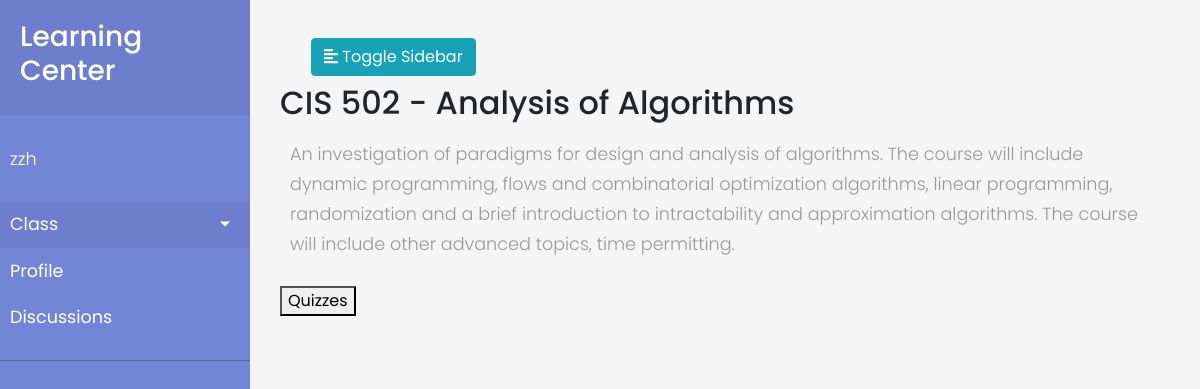
/courses/1/ (signed in), run on the app's committed database.
### accounts/models.py (models this page shows)
class User(AbstractUser):
	is_student = models.BooleanField(default=False)
	is_teacher = models.BooleanField(default=False)
	is_teaching_assistant = models.BooleanField(default=False)
	is_supervisor = models.BooleanField(default=False)

### courses/models.py (models this page shows, shortened)
class Course(models.Model):
    name = models.CharField(max_length=100)
    slug = models.SlugField()
    body = models.TextField()
    pub_date = models.DateTimeField(auto_now_add=True)
    id = models.AutoField(primary_key=True)
    author = models.ForeignKey(User, on_delete=models.CASCADE, default=None)
    class Meta:
        app_label = 'courses'

### courses/views.py (the view)
# urls.py: path('',views.course_detail, name='detail'),
@login_required(login_url="/accounts/login/")
def course_detail(request,id):
	course_info = Course.objects.get(id=id)
	courses = Course.objects.all().order_by('name')
	return render(request,'courses/course_detail.html',{'course':course_info,'courses':courses})

### courses/context_processors.py (called while the page is built)
def courses(request):
	return{
		'courses':Course.objects.all()
	}

### courses/templates/courses/course_detail.html
{% extends 'base_layout.html' %}
{% block content %}
  <div id="content">
    <nav class="navbar navbar-expand-lg navbar-light">
      <div class="container-fluid">
        <button type="button" id="sidebarCollapse" class="btn btn-info">
          <i class="fas fa-align-left"></i>
          <span>Toggle Sidebar</span>
        </button>
      </div>
    </nav>
  	<div class="course-detail">
  		<div class="page-header">
  			<h2>{{course.name}}</h2>
  		</div>
  		<p>
  			{{course.body}}
  		</p>
    <div class="quiz">
      <a href="{% url 'courses:quiz_list' course.id %}">
        <button>Quizzes</button>
      </a>
    </div>
  	</div>
  </div>
{% endblock %}

### templates/base_layout.html (shortened to what this page needs)
{% load static from staticfiles %}
<!doctype html>
<html lang="en">
  <head>
    <link rel="stylesheet" href="https://cdnjs.cloudflare.com/ajax/libs/malihu-custom-scrollbar-plugin/3.1.5/jquery.mCustomScrollbar.min.css">
    <link rel="stylesheet" href="https://stackpath.bootstrapcdn.com/bootstrap/4.1.3/css/bootstrap.min.css">
    <link rel="stylesheet" type="text/css" href="{% static 'css/styles.css' %}" />
  </head>
  <body>
    <div class="wrapper">
      <nav id="sidebar">
        <div class="sidebar-header">
          <h3><a href="{% url 'courses:index' %}"> Learning Center</a></h3>
        </div>
        <ul class="list-unstyled components">
          <p>{{ user.username }}{{user_type}}</p>
          <li class="active">
            <a href="#homeSubmenu" data-toggle="collapse" aria-expanded="false" class="dropdown-toggle">Class</a>
          </li>
          <li><a href="#">Profile</a></li>
          <li><a href="#">Discussions</a></li>
        </ul>
      </nav>
      {% block content %}
      {% endblock %}
      </div>
  </body>
</html>

### assets/css/styles.css (style rules this page uses)
body { font-family: 'Poppins', sans-serif; background-color: #f5f5f5; }
p { font-family: 'Poppins', sans-serif; font-size: 1.1em; font-weight: 300; line-height: 1.7em; color: #999; padding: 10px; }
a, a:hover, a:focus { color: inherit; text-decoration: none; transition: all 0.3s; }
.wrapper { display: flex; width: 100%; }
#sidebar { background: #7386D5; color: #fff; transition: all 0.3s; min-width: 250px; max-width: 250px; height: 100vh; z-index: 999; top: 0; left: 0; position: fixed; }
#sidebar .sidebar-header { padding: 20px; background: #6d7fcc; }
#sidebar ul p { color: #fff; padding: 10px; }
#sidebar ul.components { padding: 20px 0; border-bottom: 1px solid #47748b; }
#sidebar ul li a { padding: 10px; font-size: 1.1em; display: block; color: #fff; }
#sidebar ul li.active > a, a[aria-expanded="true"] { color: #fff; background: #6d7fcc; }
a[data-toggle="collapse"] { position: relative; }
.dropdown-toggle::after { display: black; position: absolute; top: 50%; right: 20px; transform: translateY(-50%); }
#content { width: calc(100% - 250px); top: 0; right: 0; position: absolute; transition: all 0.3s; min-height: 100vh; padding: 30px; }

### data on the page
User: username "zzh"
Course: name "CIS 502 - Analysis of Algorithms", body "An investigation of paradigms for design and analysis of algorithms. The course will include dynamic programming, flows and combinatorial optimization algorithms, linear programming, randomization and a brief introduction to intractability and approximation algorithms. The course will include other advanced topics, time permitting."
